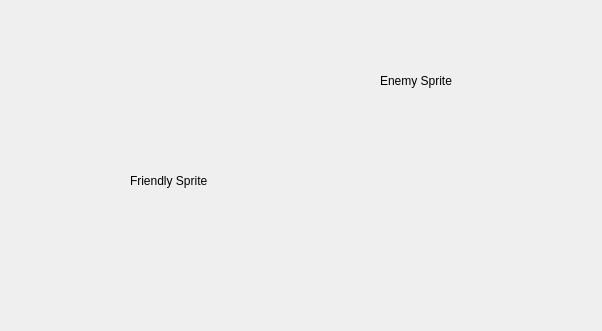
<?xml version="1.0" encoding="UTF-8"?>
<ui version="4.0">
 <class>BattleForm</class>
 <widget class="QWidget" name="BattleForm">
  <property name="geometry">
   <rect>
    <x>0</x>
    <y>0</y>
    <width>602</width>
    <height>331</height>
   </rect>
  </property>
  <property name="windowTitle">
   <string>Form</string>
  </property>
  <widget class="QWidget" name="gridLayoutWidget">
   <property name="geometry">
    <rect>
     <x>10</x>
     <y>230</y>
     <width>571</width>
     <height>91</height>
    </rect>
   </property>
   <layout class="QGridLayout" name="gridLayout"/>
  </widget>
  <widget class="QLabel" name="FriendlySprite">
   <property name="geometry">
    <rect>
     <x>130</x>
     <y>140</y>
     <width>111</width>
     <height>81</height>
    </rect>
   </property>
   <property name="text">
    <string>Friendly Sprite</string>
   </property>
  </widget>
  <widget class="QLabel" name="EnemySprite">
   <property name="geometry">
    <rect>
     <x>380</x>
     <y>40</y>
     <width>101</width>
     <height>81</height>
    </rect>
   </property>
   <property name="text">
    <string>Enemy Sprite</string>
   </property>
  </widget>
  <widget class="QLabel" name="Background">
   <property name="geometry">
    <rect>
     <x>10</x>
     <y>10</y>
     <width>571</width>
     <height>211</height>
    </rect>
   </property>
   <property name="text">
    <string/>
   </property>
   <property name="pixmap">
    <pixmap>Battle.png</pixmap>
   </property>
   <property name="scaledContents">
    <bool>true</bool>
   </property>
  </widget>
  <zorder>Background</zorder>
  <zorder>gridLayoutWidget</zorder>
  <zorder>FriendlySprite</zorder>
  <zorder>EnemySprite</zorder>
 </widget>
 <resources/>
 <connections/>
</ui>
